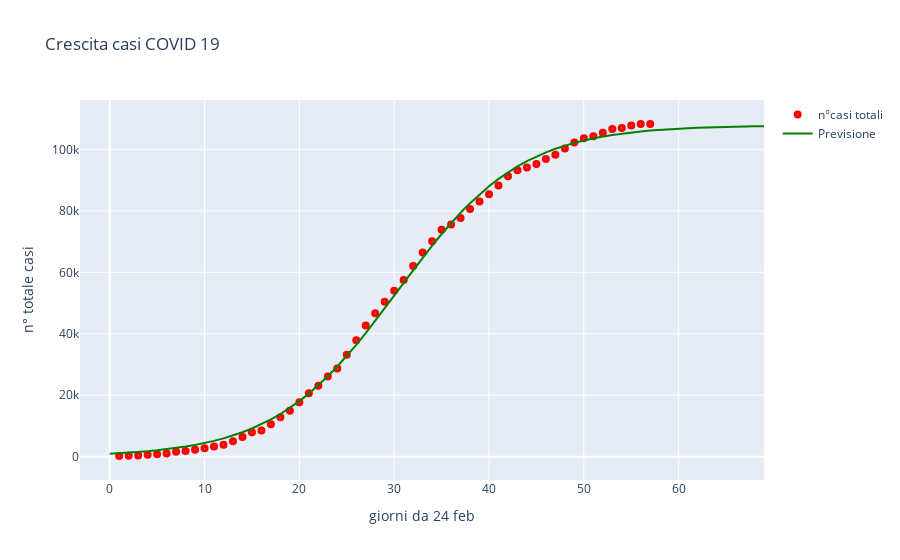

The code cell stored with this chart in its notebook:
### Markdown cell above
### Plot risultati ottenuti

### Code cell
fig=go.Figure()
fig.add_trace(go.Scatter(x=t, y=Nexp, mode='markers',name='n°casi totali', marker=dict(symbol=[200],color='red', size=8)))
fig.add_trace(go.Scatter(x=t1, y=sigma(t1,*popt), mode='lines',name='Previsione',marker_color='green'))
fig.update_layout(title='Crescita casi COVID 19', \
                  xaxis_title='giorni da 24 feb',yaxis_title='n° totale casi')
